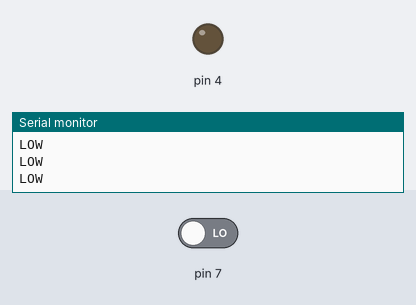
A sketch run on a simulated Arduino Uno, built with avr-gcc and run on an emulated ATmega328P. Parts: output pins drawn as LEDs (lit = HIGH), the last lines printed to the serial monitor. Inputs (shaded band) come from the test bench; at power-on: pin 7 LOW.

Above: at 1.2 s.
1.3 s: pin 7 driven HIGH
At 1.6 s:
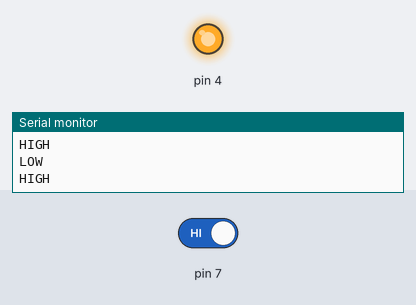
2.8 s: pin 7 driven LOW
At 4.1 s:
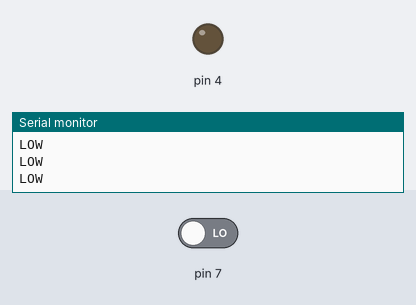
Timing chart, 0 to 5.8 s (numbered marks = the images above; inputs shaded):
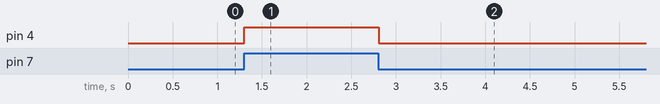

The sketch:

Button.ino
```cpp
int buttonState = 0;
void setup() {
  // put your setup code here, to run once:
  pinMode(7, INPUT);
  pinMode(4, OUTPUT);
  Serial.begin(9600);
}

void loop() {
  // put your main code here, to run repeatedly:
   buttonState = digitalRead(7);
   if(buttonState == HIGH)
   {
      digitalWrite(4, HIGH);
      Serial.println("HIGH");
    }
   else
      digitalWrite(4, LOW);
      Serial.println("LOW");

}
```

Measured:
- after the input at 1.3 s, pin 4: LOW → HIGH at once
- after the input at 2.8 s, pin 4: HIGH → LOW at once
